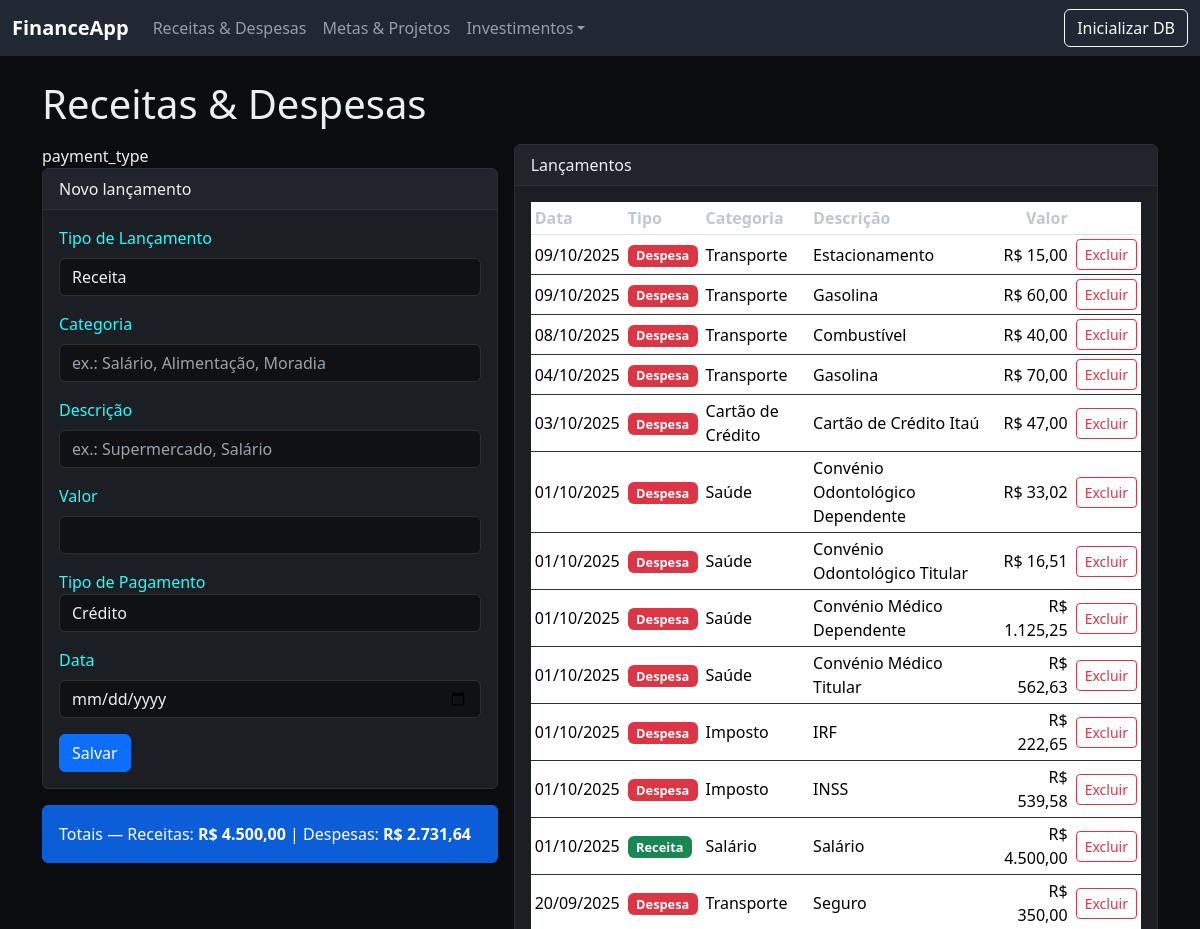
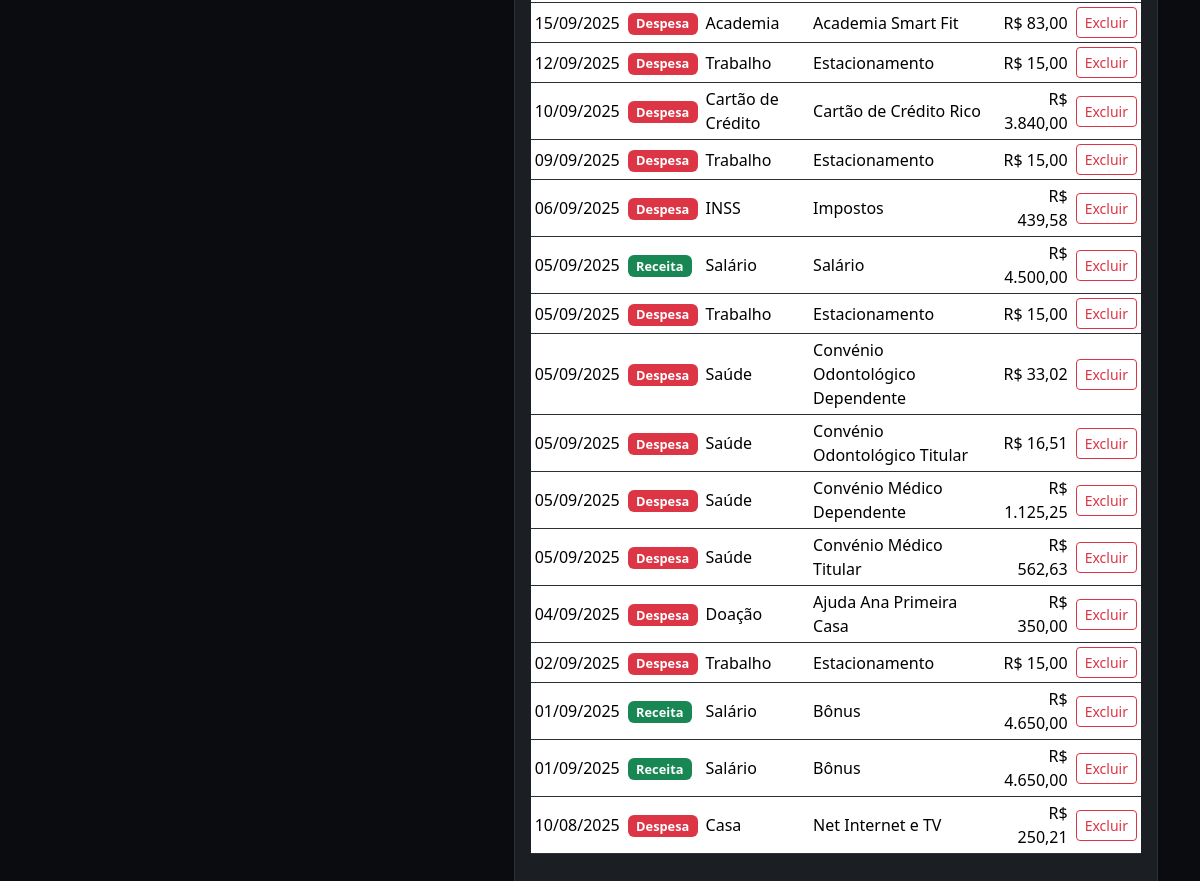
The page /transacoes on the database as committed earlier (2 pictures, top to bottom).
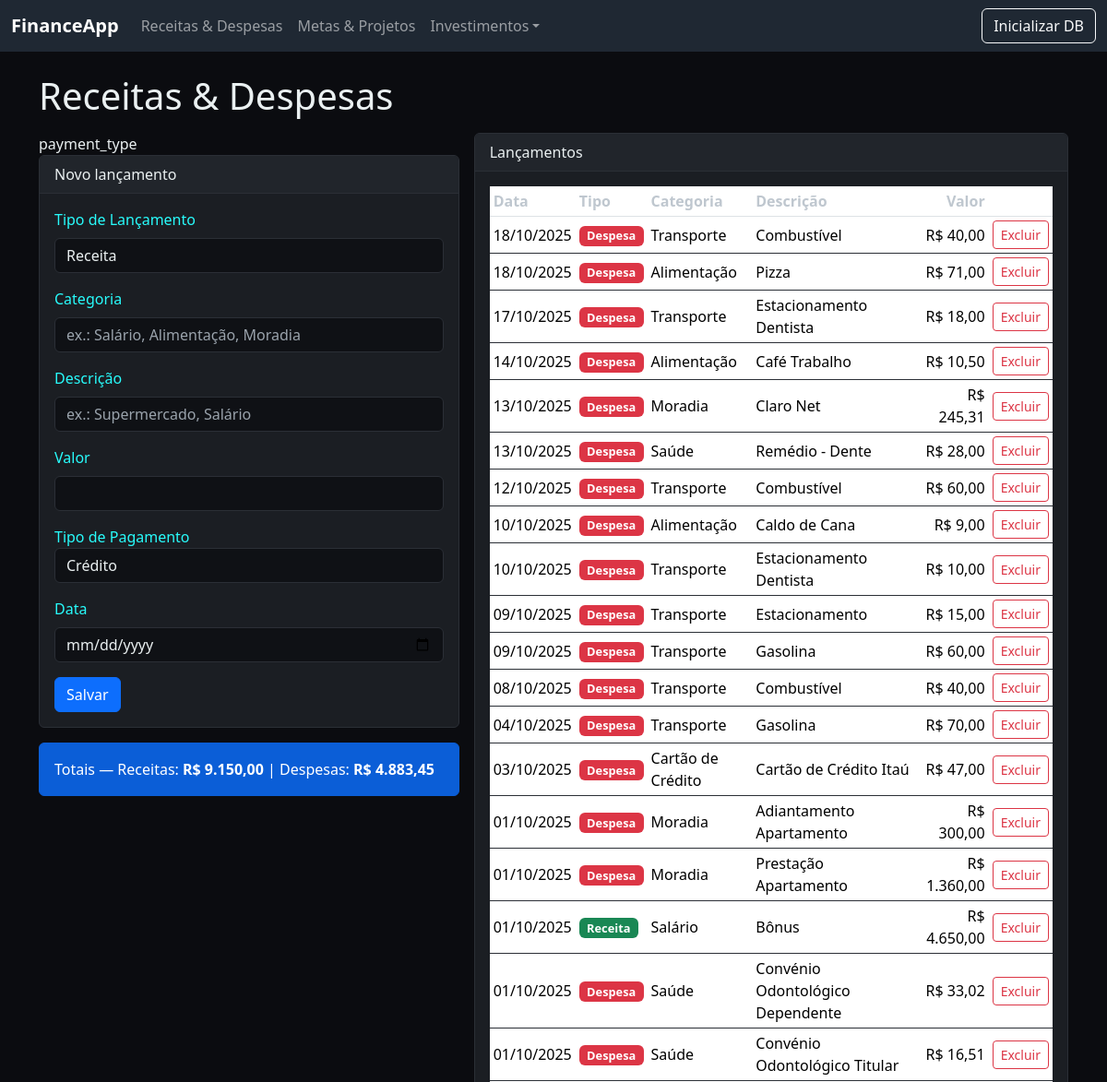
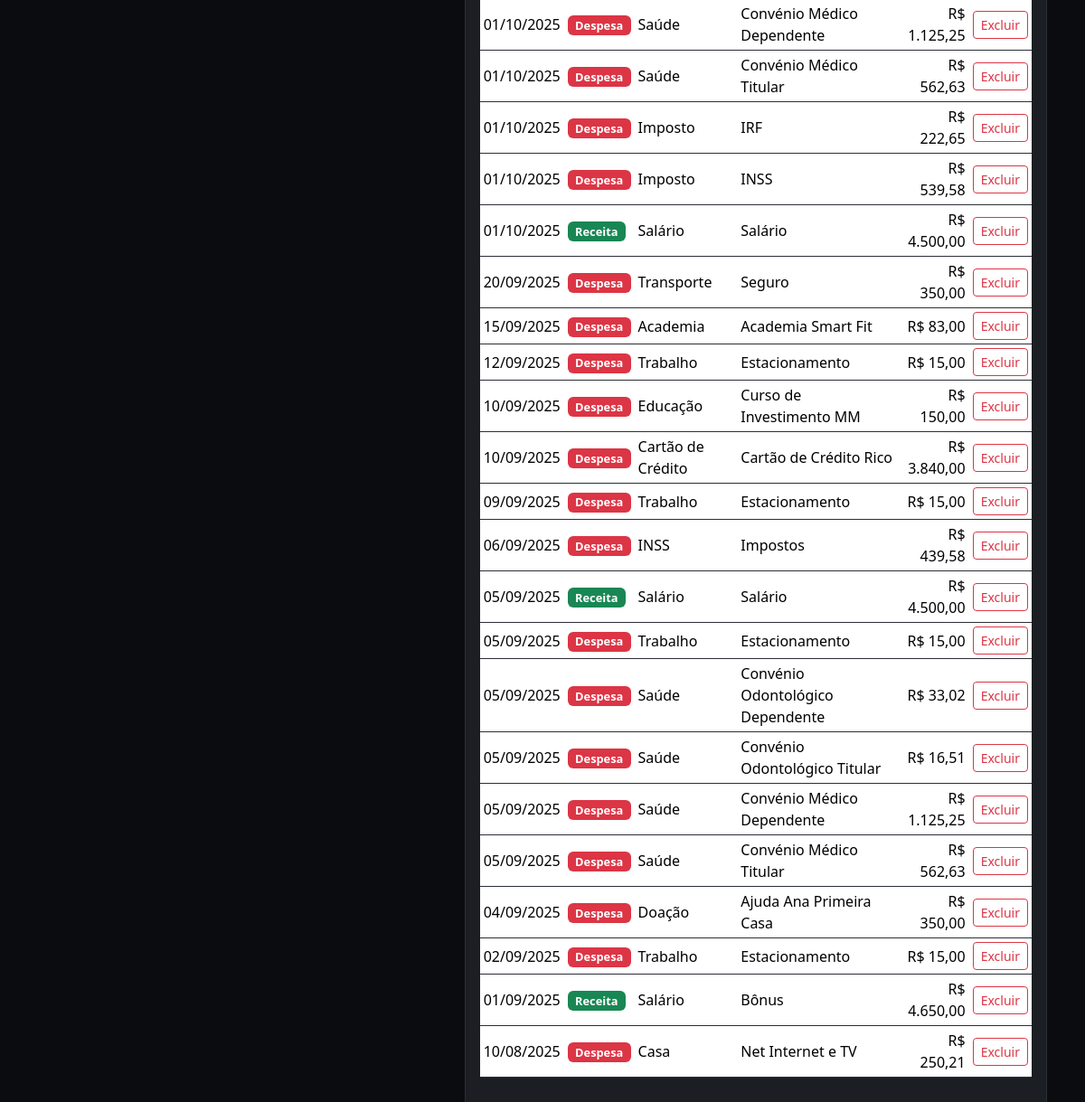
The same page on the database as committed later (2 pictures, top to bottom).
### app.py (models this page shows)
class Transaction(db.Model):
    __tablename__ = 'transactions'
    id = db.Column(db.Integer, primary_key=True)
    tipo = db.Column(db.String(20), nullable=False)  # 'receita' ou 'despesa'
    categoria = db.Column(db.String(50), nullable=True)  # opcional (ex: alimentação, salário)
    descricao = db.Column(db.String(200), nullable=False)
    valor = db.Column(db.Float, nullable=False)
    data = db.Column(db.Date, nullable=False, default=date)
    cd_payment_type = db.Column(db.Integer, nullable=True)

### app.py (the view, shortened to what this page needs)
@app.route('/transacoes', methods=['GET', 'POST'])
def transacoes():
    dt_ini = (date.today().year, date.today().month, 1)
    dt_fim= date.today()
    dt_ini2 = date(*dt_ini)
    print("teste ", type(dt_ini2), type(dt_fim))
    print("teste ", dt_ini2, dt_fim)
    trans = Transaction.query.order_by(Transaction.data.desc(), Transaction.id.desc()).all()
    trans_total = Transaction.query.filter(Transaction.data >= dt_ini2,
                                           Transaction.data <= dt_fim).all()
    print("teste ", trans_total)
    total_receitas = sum(t.valor for t in trans_total if t.tipo == 'receita')
    total_despesas = sum(t.valor for t in trans_total if t.tipo == 'despesa')
    payment_tp = payment_type.query.all()
    return render_template('transacoes.html', transacoes=trans, total_receitas=total_receitas, total_despesas=total_despesas, payment_type=payment_tp,)

### app.py (called while the page is built)
def money(n):
    return f"R$ {n:,.2f}".replace(",", "X").replace(".", ",").replace("X", ".")

### templates/transacoes.html (shortened to what this page needs)
{% extends "base.html" %}
{% block content %}
<h1 class="mb-3">Receitas & Despesas</h1>
<div class="row g-3">
  <div class="col-md-5">payment_type
    <div class="card">
      <div class="card-header">Novo lançamento</div>
      <div class="card-body">
        <form method="post">
          <div class="mb-3">
            <label class="form-label">Tipo de Lançamento</label>
            <select class="form-select" name="tipo" required>
              <option value="receita">Receita</option>
            </select>
          </div>
          <div class="mb-3">
            <label class="form-label">Categoria</label>
            <input class="form-control" name="categoria" placeholder="ex.: Salário, Alimentação, Moradia">
          </div>
          <div class="mb-3">
            <label class="form-label">Descrição</label>
            <input class="form-control" name="descricao" required placeholder="ex.: Supermercado, Salário">
          </div>
          <div class="mb-3">
            <label class="form-label">Valor</label>
            <input type="number" step="0.01" class="form-control" name="valor" required>
          </div>
          <div class="mb-3">
            <label class="from-label">Tipo de Pagamento</label>
            <select  step="0.01" class="form-control" name="tipo_pagamento">
              {% for pay_tp in payment_type %}
              <option>{{ pay_tp.name_payment_type }}</option>
              {% endfor %}
            </select>
          </div>
          <div class="mb-3">
            <label class="form-label">Data</label>
            <input type="date" class="form-control" name="data">
          </div>
          <button class="btn btn-primary">Salvar</button>
        </form>
      </div>
    </div>
    <div class="mt-3">
      <div class="alert alert-info">Totais — Receitas: <strong>{{ total_receitas|money }}</strong> | Despesas: <strong>{{ total_despesas|money }}</strong></div>
    </div>
  </div>
  <div class="col-md-7">
    <div class="card">
      <div class="card-header">Lançamentos</div>
      <div class="card-body table-responsive">
        <table class="table table-sm align-middle">
          <thead><tr><th>Data</th><th>Tipo</th><th>Categoria</th><th>Descrição</th><th class="text-end">Valor</th><th></th></tr></thead>
          <tbody>
            {% for t in transacoes %}
            <tr>
              <td>{{ t.data.strftime('%d/%m/%Y') }}</td>
              <td><span class="badge {{ 'bg-success' if t.tipo=='receita' else 'bg-danger' }}">{{ t.tipo.title() }}</span></td>
              <td>{{ t.categoria or '-' }}</td>
              <td>{{ t.descricao }}</td>
              <td class="text-end">{{ t.valor|money }}</td>
              <td class="text-end">
                <form method="post" action="{{ url_for('excluir_transacao', tid=t.id) }}" onsubmit="return confirm('Excluir este lançamento?')">
                  <button class="btn btn-sm btn-outline-danger">Excluir</button>
                </form>
              </td>
            </tr>
            {% endfor %}
          </tbody>
        </table>
      </div>
    </div>
  </div>
</div>
{% endblock %}

### templates/base.html (shortened to what this page needs)
<!doctype html>
<html lang="pt-br">
<head>
  <link href="https://cdn.jsdelivr.net/npm/bootstrap@5.3.2/dist/css/bootstrap.min.css" rel="stylesheet">
  <link rel="stylesheet" href="{{ url_for('static', filename='styles.css') }}">
</head>
<body>
<nav class="navbar navbar-expand-lg navbar-dark bg-dark mb-4">
  <div class="container-fluid">
    <a class="navbar-brand fw-bold" href="{{ url_for('dashboard') }}">FinanceApp</a>
    <div class="collapse navbar-collapse" id="nav">
      <ul class="navbar-nav me-auto mb-2 mb-lg-0">
        <li class="nav-item"><a class="nav-link" href="{{ url_for('transacoes') }}">Receitas & Despesas</a></li>
        <li class="nav-item"><a class="nav-link" href="{{ url_for('metas') }}">Metas & Projetos</a></li>
        <li class="nav-item dropdown">
          <a class="nav-link dropdown-toggle" href="#" role="button" data-bs-toggle="dropdown" aria-expanded="false">Investimentos</a>
        </li>
      </ul>
      <a class="btn btn-outline-light" href="{{ url_for('init_db') }}">Inicializar DB</a>
    </div>
  </div>
</nav>
<div class="container">
  {% block content %}{% endblock %}
</div>
</body>
</html>

### static/styles.css (style rules this page uses)
body { background: #0b0c10; color: #eaf0f1; }
.navbar { background: #1f2833 !important; }
.card { background: #1b1e23; border: 1px solid #2b2f36; color:#28fbfb }
.card-header { background: #21252b; color: #eaf0f1; border-bottom: 1px solid #2b2f36; }
.table { color: #eaf0f1; }
.table thead th { color: #bfc7cf; }
.table tbody tr { border-color: #2b2f36 }
.alert-info { background: #0b5ed7; border-color: #0b5ed7; color: #fff; }
.badge { font-size: .8rem; }
.btn-outline-danger { border-color: #dc3545; color: #dc3545; }
a, .btn-link { color: #66fcf1; }
.form-control, .form-select { background: #0f1115; color: #eaf0f1; border: 1px solid #2b2f36; }
.form-control::placeholder { color: #9aa3ac; }

Rows that differ between the two databases and show on the page:
removed Transaction: data "01/09/2025", tipo "Receita", categoria "Salário", descricao "Bônus", valor "R$ 4.650,00"
added Transaction: data "18/10/2025", tipo "Despesa", categoria "Transporte", descricao "Combustível", valor "R$ 40,00"
added Transaction: data "18/10/2025", tipo "Despesa", categoria "Alimentação", descricao "Pizza", valor "R$ 71,00"
added Transaction: data "17/10/2025", tipo "Despesa", categoria "Transporte", descricao "Estacionamento Dentista", valor "R$ 18,00"
added Transaction: data "14/10/2025", tipo "Despesa", categoria "Alimentação", descricao "Café Trabalho", valor "R$ 10,50"
added Transaction: data "13/10/2025", tipo "Despesa", categoria "Moradia", descricao "Claro Net", valor "R$ 245,31"
added Transaction: data "13/10/2025", tipo "Despesa", categoria "Saúde", descricao "Remédio - Dente", valor "R$ 28,00"
added Transaction: data "12/10/2025", tipo "Despesa", categoria "Transporte", descricao "Combustível", valor "R$ 60,00"
added Transaction: data "10/10/2025", tipo "Despesa", categoria "Alimentação", descricao "Caldo de Cana", valor "R$ 9,00"
added Transaction: data "10/10/2025", tipo "Despesa", categoria "Transporte", descricao "Estacionamento Dentista", valor "R$ 10,00"
added Transaction: data "01/10/2025", tipo "Despesa", categoria "Moradia", descricao "Adiantamento Apartamento", valor "R$ 300,00"
added Transaction: data "01/10/2025", tipo "Despesa", categoria "Moradia", descricao "Prestação Apartamento", valor "R$ 1.360,00"
added Transaction: data "01/10/2025", tipo "Receita", categoria "Salário", descricao "Bônus", valor "R$ 4.650,00"
added Transaction: data "10/09/2025", tipo "Despesa", categoria "Educação", descricao "Curso de Investimento MM", valor "R$ 150,00"
Other text that changed with them:
{{ total_receitas|money }}: "R$ 4.500,00" → "R$ 9.150,00"
{{ total_despesas|money }}: "R$ 2.731,64" → "R$ 4.883,45"
